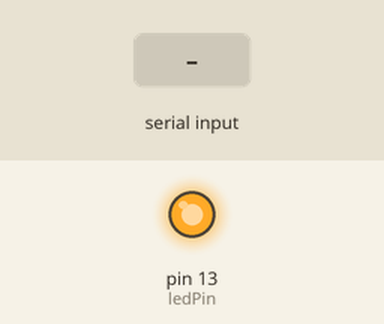
Recording of a sketch running on a simulated Arduino Uno, built with avr-gcc and run on an emulated ATmega328P. Parts: output pins drawn as LEDs (lit = HIGH). The inputs (shaded band) are chosen by the test bench. What the sketch prints to the serial monitor is not drawn.

Above: at 1.2 s.
1.3 s: byte 13 (13) received over Serial
2.8 s: ",\n" received over Serial
4.3 s: "*\n" received over Serial
5.8 s: "1\n" received over Serial
Timing chart, 0 to 8.3 s (numbered marks = the images above; inputs shaded):
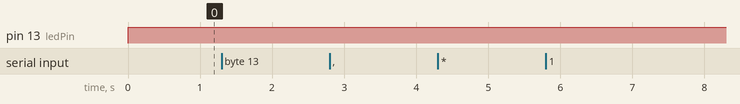

The sketch:

nrf_gps_on_drone.ino
```cpp
 #include <string.h>
 #include <ctype.h>
 #include <SoftwareSerial.h>
 uint8_t pinRx = 4 , pinTx = 5; // the pin on Arduino
 long BaudRate = 9600 , sysTick = 0;
 int ledPin = 13;                  // LED test pin
 int rxPin = 2;                    // RX PIN
 int txPin = 3;                    // TX TX
 int byteGPS=-1;
 char linea[300] = "";
 char comandoGPR[7] = "$GPRMC";
 int cont=0;
 int bien=0;
 int conta=0;
 int indices[13];
 char GotChar;
 // Initialize NewSoftSerial
 SoftwareSerial mySerial( pinRx , pinTx );

 void setup() {
   pinMode(ledPin, OUTPUT);       // Initialize LED pin
   pinMode(rxPin, INPUT);
   pinMode(txPin, OUTPUT);
   Serial.begin(9600);
   for (int i=0;i<300;i++){       // Initialize a buffer for received data
     linea[i]=' ';
   }
   mySerial.begin(BaudRate);
 }

 void loop() {
   digitalWrite(ledPin, HIGH);
   byteGPS=Serial.read();         // Read a byte of the serial port
   if (byteGPS == -1) {           // See if the port is empty yet
     Serial.println("Delaying...");
     delay(100);
   } else {
     // note: there is a potential buffer overflow here!
     linea[conta]=byteGPS;        // If there is serial port data, it is put in the buffer
     conta++;
     Serial.print((char) byteGPS);
     if (byteGPS==13){            // If the received byte is = to 13, end of transmission
       // note: the actual end of transmission is <CR><LF> (i.e. 0x13 0x10)
       digitalWrite(ledPin, LOW);
       cont=0;
       bien=0;
       // The following for loop starts at 1, because this code is clowny and the first byte is the <LF> (0x10) from the previous transmission.
       for (int i=1;i<7;i++){     // Verifies if the received command starts with $GPR
         if (linea[i]==comandoGPR[i-1]){
           bien++;
         }
       }
       if(bien==6){               // If yes, continue and process the data
         for (int i=0;i<300;i++){
           if (linea[i]==','){    // check for the position of the  "," separator
             // note: again, there is a potential buffer overflow here!
             indices[cont]=i;
             cont++;
           }
           if (linea[i]=='*'){    // ... and the "*"
             indices[12]=i;
             cont++;
           }
         }
         Serial.println("");      // ... and write to the serial port
         Serial.println("");
         Serial.println("---------------");
         for (int i=0;i<12;i++){
           switch(i){
             case 0 :break;
             case 1 :break;
             case 2 :mySerial.print("Latitude: ");break;
             case 3 :break;
             case 4 :mySerial.print("Longitude: ");break;
             case 5 :break;
             case 6 :break;
             case 7 :break;
             case 8 :break;
             case 9 :break;
             case 10 :break;
             case 11 :break;
             case 12 :break;
           }
           for (int j=indices[i];j<(indices[i+1]-1);j++){
             Serial.print(linea[j+1]);
           }
           Serial.println("");
         }
         Serial.println("---------------");
       }
       conta=0;                    // Reset the buffer
       for (int i=0;i<300;i++){    //
         linea[i]=' ';
       }
     }
   }
 }
```

Measured:
- after the input at 2.8 s, every drawn part: stays the same
- after the input at 4.3 s, every drawn part: stays the same
- after the input at 5.8 s, every drawn part: stays the same
